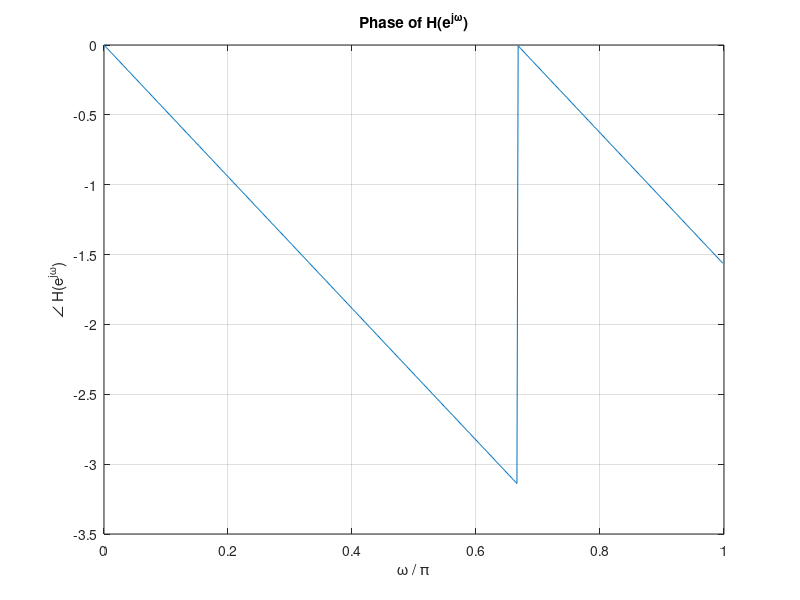
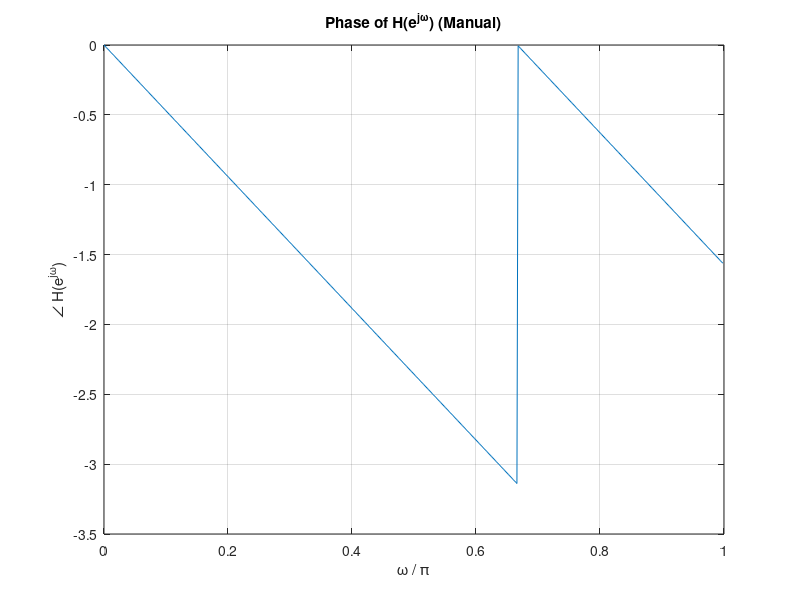

Write MATLAB code to recreate these figures, in order.
h = [0.2 0.4 0.4 0.2];
[H, w] = freqz(h, 1, 512);

plot(w/pi, abs(H));
title('Magnitude Response of H(e^{j\omega})');
xlabel('\omega / \pi'); ylabel('|H(e^{j\omega})|'); 
grid on;


plot(w/pi, angle(H));
title('Phase of H(e^{j\omega})');
xlabel('\omega / \pi');
ylabel('\angle H(e^{j\omega})');
grid on;

H_manual = 0.2 + 0.4*exp(-1j*w) + 0.4*exp(-1j*2*w) + 0.2*exp(-1j*3*w);
[H, w] = freqz(h, 1, 512);

figure;

plot(w/pi, abs(H_manual));
title('Magnitude of H(e^{j\omega}) (Manual)');
xlabel('\omega / \pi');
ylabel('|H(e^{j\omega})|');
grid on;

plot(w/pi, angle(H_manual));
title('Phase of H(e^{j\omega}) (Manual)');
xlabel('\omega / \pi');
ylabel('\angle H(e^{j\omega})');
grid on;

H_mag = abs(H);
peak = max(H_mag);
cutoff_mag = 0.707 * peak;
index = find(H_mag <= cutoff_mag, 1, 'first');
cutoff_w = w(index);

fs1 = 4000;
fc1 = cutoff_w * fs1 / (2*pi);
fprintf('Cutoff Frequency1: %.4f*pi (%.2f Hz)\n', cutoff_w/pi, fc1);

fs2 = 8000;
fc2 = cutoff_w * fs2 /(2*pi);
fprintf('Cutoff Frequency2: %.4f*pi (%.2f Hz)\n', cutoff_w/pi, fc2);
